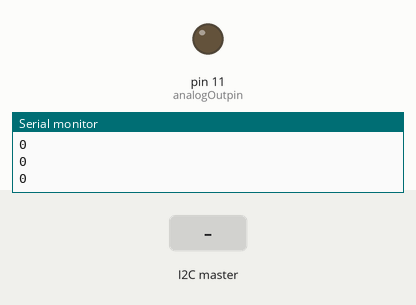
Simulated run of this sketch. Board: Arduino Uno, built with avr-gcc and run on an emulated ATmega328P. Parts: output pins drawn as LEDs (lit = HIGH), the last lines printed to the serial monitor. The inputs (shaded band) are chosen by the test bench.

Above: at 1.2 s.
1.3 s: the I2C master sends the byte 1
At 2.0 s:
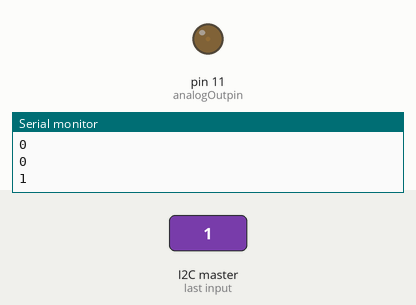
3.0 s: the I2C master sends the byte 90
At 4.2 s:
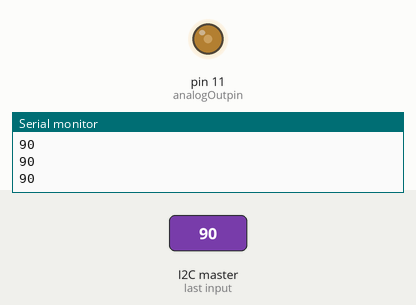
4.5 s: the I2C master sends the byte 200
At 5.6 s:
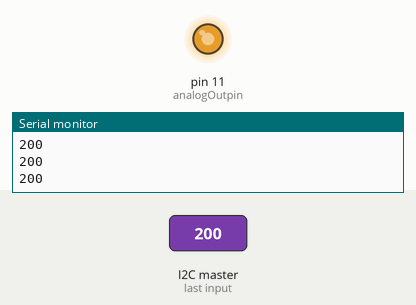
Timing chart, 0 to 7.5 s (numbered marks = the images above; inputs shaded):
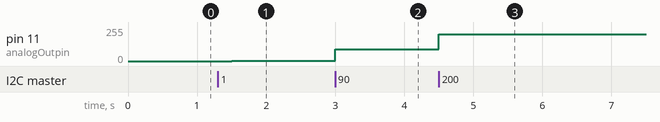

The sketch:

slave.ino
```cpp
// Include the required Wire library for I2C
#include <Wire.h>
const int analogOutpin=11;
int x = 0;
void setup() {
   // Start the I2C Bus as Slave on address 9
 Wire.begin(9);
 Serial.begin(9600);
 // Attach a function to trigger when something is received.
 Wire.onReceive(receiveEvent);
}
void receiveEvent(int bytes) {
 x = Wire.read(); // read one character from the I2
}
void loop() {
analogWrite(analogOutpin,x);   
Serial.println(x);
 delay(500);
}
```

Measured:
- after the input at 1.3 s, pin 11 (analogOutpin): 0/255 → 1/255 after 0.20 s
- after the input at 3.0 s, pin 11 (analogOutpin): 1/255 → 90/255 at once
- after the input at 4.5 s, pin 11 (analogOutpin): 90/255 → 200/255 at once
